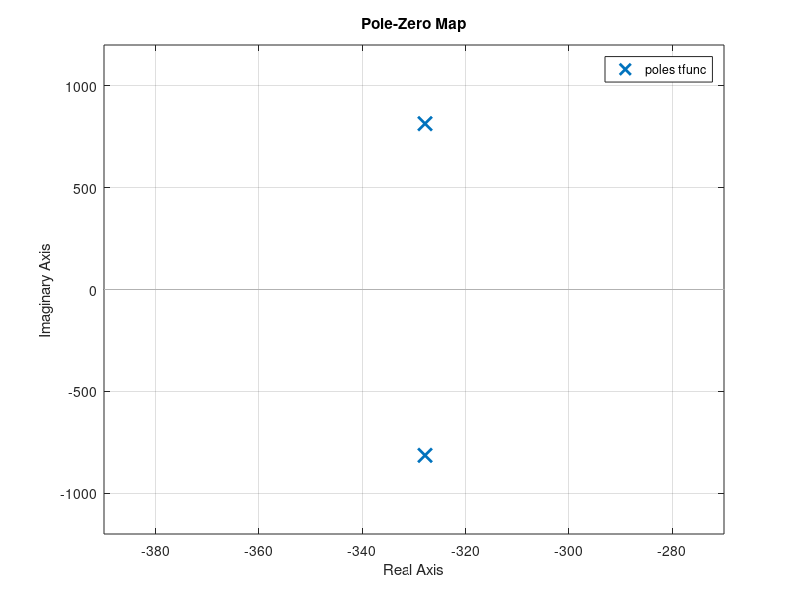

MATLAB code to generate this figure:

% from response graph:
OS = 25.01              % Peak V - steady-state V
Ts = 12.20e-3           % Time when V = steady-state V * (1.02)
Tp = 10.002e-3          % Peak time
Kdc = 3.894             % Gain = ss V / 5V


% calculate second-order approx
zeta = sqrt(log(OS/Kdc) / (pi^2 + (log(OS/Kdc))^2))
wn = 4/(Ts*zeta)
beta = pi/(Tp*wn)

tfunc = Kdc*tf([wn^2],[1, 2*zeta*wn, wn^2])

pzmap(tfunc)


